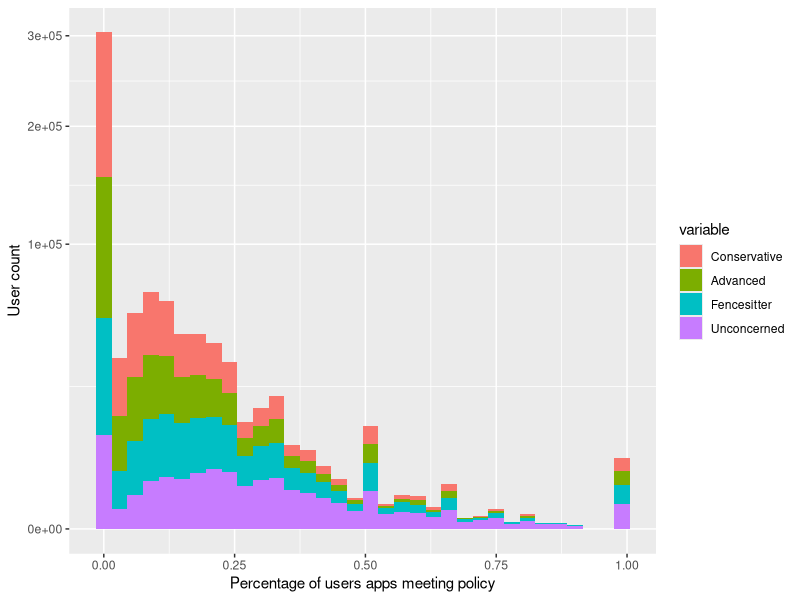
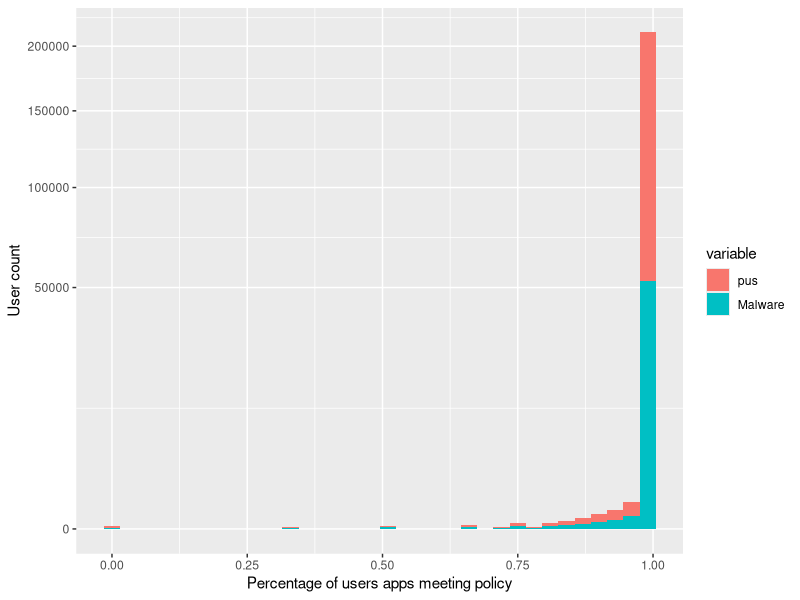

Recreate these plots in R, in order.
library('ggplot2')
library('reshape2')

advanced     <- read.csv('advanced.csv')
conservative <- read.csv('conservative.csv')
fencesitter  <- read.csv('fencesitter.csv')
malware      <- read.csv('malware.csv')
pus          <- read.csv('pus.csv')
unconcerned  <- read.csv('unconcerned.csv')

setEPS()
postscript("lin.eps")
lin <- merge(merge(merge(conservative, advanced), fencesitter), unconcerned)
d_lin <- melt(lin, id.vars=c(1))
p_lin <- ggplot(d_lin, aes(x=value, fill=variable)) + geom_histogram(binwidth=0.03) + scale_y_sqrt() 
update_labels(p_lin, list(x="Percentage of users apps meeting policy", y="User count", color="Policy"))
dev.off()

setEPS()
postscript("malware.eps")
bad <- merge(pus,malware)
d_bad <- melt(bad, id.vars=c(1))
p_bad <- ggplot(d_bad, aes(x=value, fill=variable)) + geom_histogram(binwidth=0.03) + scale_y_sqrt()
update_labels(p_bad, list(x="Percentage of users apps meeting policy", y="User count", color="Policy"))
dev.off()
